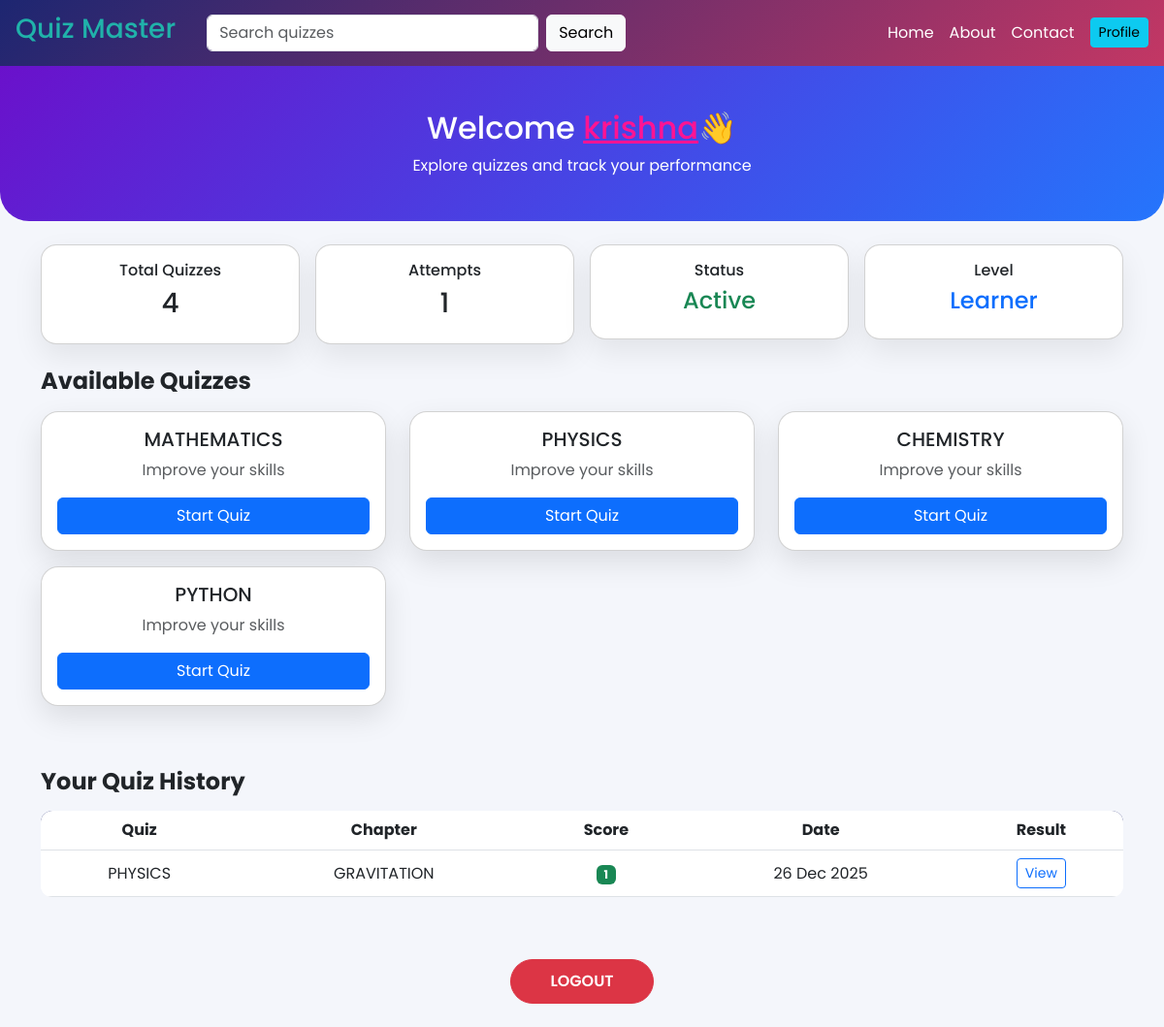
Before: /user/dashboard (signed in) with the older database file.
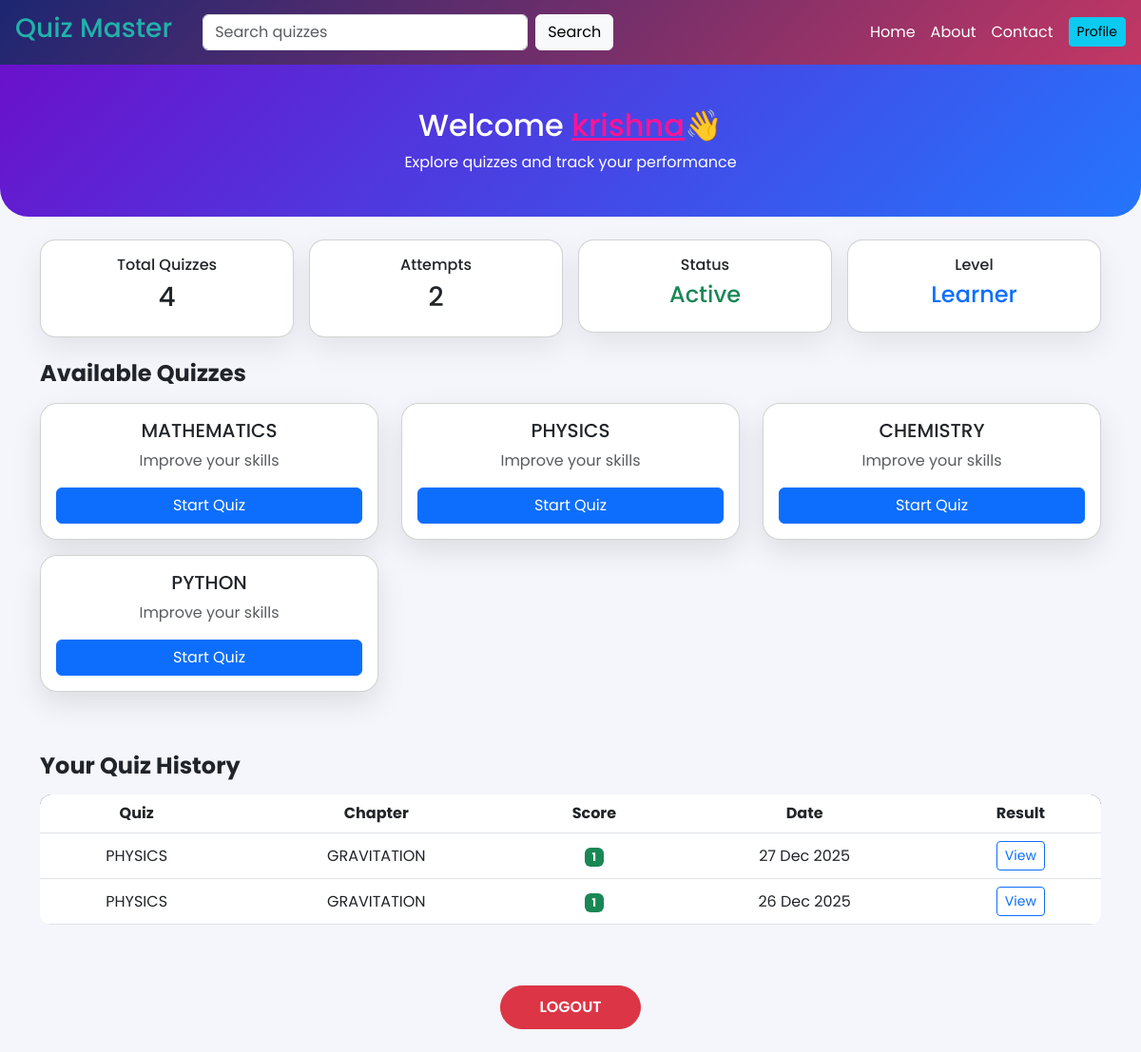
After: the same page with the newer database file.
### app.py (models this page shows)
class Quiz(db.Model):
    id = db.Column(db.Integer , primary_key= True)
    title = db.Column(db.String(100) , nullable = False)
    chapters = db.relationship('Chapter' , backref = 'quiz' , lazy = True)

class QuizAttempt(db.Model):
    id = db.Column(db.Integer, primary_key=True)
    user_id = db.Column(db.Integer, db.ForeignKey('user.id'), nullable=False)
    quiz_id = db.Column(db.Integer, db.ForeignKey('quiz.id'), nullable=False)
    chapter_id = db.Column(db.Integer, db.ForeignKey('chapter.id'), nullable=True)
    score = db.Column(db.Integer, nullable=True)
    answers = db.Column(db.Text, nullable=True)
    timestamp = db.Column(db.DateTime, default=datetime.utcnow)
    user = db.relationship('User', backref='quiz_attempts')
    quiz = db.relationship('Quiz', backref='attempts')
    chapter = db.relationship('Chapter', backref='attempts')

class Chapter(db.Model):
    id = db.Column(db.Integer , primary_key = True)
    title = db.Column(db.String(50) , nullable = False)
    quiz_id = db.Column(db.Integer , db.ForeignKey('quiz.id') , nullable = False)

### app.py (the view)
@app.route('/user/dashboard', methods=['GET', 'POST'])
def user_dashboard():
    if 'user_id' not in session:
        return redirect('/user/login')
    search_query = request.args.get('search', '').strip().lower()
    chapters = Chapter.query.all()
    if search_query:
        quizzes = Quiz.query.filter(
            Quiz.title.ilike(f'%{ search_query }%')
        ).all()
    else:
        quizzes = Quiz.query.all()
    attempts = QuizAttempt.query.filter_by(user_id=session['user_id']).order_by(QuizAttempt.timestamp.desc()).all()
    return render_template(
        'user_dashboard.html',
        username=session.get('username'),
        quizzes=quizzes,
        chapters=chapters,
        search_query=search_query,
        attempts=attempts
    )

### templates/user_dashboard.html (shortened to what this page needs)
<!DOCTYPE html>
<html lang="en">
<head>
  <link href="https://cdn.jsdelivr.net/npm/bootstrap@5.3.0/dist/css/bootstrap.min.css" rel="stylesheet">
</head>
<body>
<nav class="navbar navbar-expand-lg navbar-dark sticky-top px-3">
  <a class="navbar-brand" href="/"><h3 style="color :lightseagreen;">Quiz Master</h3></a>
  <div class="collapse navbar-collapse" id="navMenu">
    <form class="d-flex mx-lg-3 my-2 my-lg-0" method="get" action="">
      <input class="form-control me-2" type="search" name="search"
             value="{{ search_query }}"
             placeholder="Search quizzes">
      <button class="btn btn-light">Search</button>
    </form>
    <ul class="navbar-nav ms-auto align-items-lg-center">
      <li class="nav-item">
        <a class="nav-link text-white" href="/">Home</a>
      </li>
      <li class="nav-item">
        <a class="nav-link text-white" href="/about">About</a>
      </li>
      <li class="nav-item">
        <a class="nav-link text-white" href="/contact">Contact</a>
      </li>
      <li class="nav-item ms-lg-2">
        <a href="/user/profile" class="btn btn-info btn-sm">Profile</a>
      </li>
    </ul>
  </div>
</nav>
<div class="hero text-center">
  <h2>Welcome <u style="color:deeppink;">{{ username}}</u>👋</h2>
  <p class="mb-0">Explore quizzes and track your performance</p>
</div>
<div class="container my-4">
  <div class="row g-3 mb-4 text-center">
    <div class="col-6 col-md-3">
      <div class="card stat-card p-3">
        <h6>Total Quizzes</h6>
        <h3>{{ quizzes|length }}</h3>
      </div>
    </div>
    <div class="col-6 col-md-3">
      <div class="card stat-card p-3">
        <h6>Attempts</h6>
        <h3>{{ attempts|length }}</h3>
      </div>
    </div>
    <div class="col-6 col-md-3">
      <div class="card stat-card p-3">
        <h6>Status</h6>
        <h4 class="text-success">Active</h4>
      </div>
    </div>
    <div class="col-6 col-md-3">
      <div class="card stat-card p-3">
        <h6>Level</h6>
        <h4 class="text-primary">Learner</h4>
      </div>
    </div>
  </div>
  <h4 class="fw-bold mb-3">Available Quizzes</h4>
  <div class="row">
    {% for quiz in quizzes %}
    <div class="col-md-4 mb-3">
      <div class="card quiz-card p-3 text-center h-100">
        <h5>{{ quiz.title }}</h5>
        <p class="text-muted">Improve your skills</p>
        <a href="/chapter/wise/quiz/{{ quiz.id }}" class="btn btn-primary w-100">
          Start Quiz
        </a>
      </div>
    </div>
    {% else %}
    <p class="text-center text-muted"><h3 style="color:crimson;">SORRY , No quizzes found !! 😔</h3></p>
    {% endfor %}
  </div>
  <h4 class="fw-bold mt-5 mb-3">Your Quiz History</h4>
  {% if attempts %}
  <div class="table-responsive">
    <table class="table table-hover text-center align-middle">
      <thead>
        <tr>
          <th>Quiz</th>
          <th>Chapter</th>
          <th>Score</th>
          <th>Date</th>
          <th>Result</th>
        </tr>
      </thead>
      <tbody>
        {% for attempt in attempts %}
        <tr>
          <td>{{ attempt.quiz.title }}</td>
          <td>{{ attempt.chapter.title if attempt.chapter else 'N/A' }}</td>
          <td><span class="badge bg-success">{{ attempt.score }}</span></td>
          <td>{{ attempt.timestamp.strftime("%d %b %Y") }}</td>
          <td>
            <a href="{{ url_for('answer_key', attempt_id=attempt.id) }}"
               class="btn btn-outline-primary btn-sm">
              View
            </a>
          </td>
        </tr>
        {% endfor %}
      </tbody>
    </table>
  </div>
  {% else %}
    <p class="text-center text-muted">No attempts yet !!</p>
  {% endif %}
  <div class="text-center mt-5">
    <a href="/user/login" class="btn btn-danger logout-btn">LOGOUT</a>
  </div>
</div>
</body>
</html>

### templates/user_dashboard.html (style rules this page uses)
body { font-family: 'Poppins', sans-serif; background: #f4f6fb; }
.navbar { background: linear-gradient(135deg, #1d2671, #c33764); }
.navbar-brand { font-weight: 700; color: #fff !important; }
.hero { background: linear-gradient(135deg, #6a11cb, #2575fc); color: white; padding: 45px 20px; border-radius: 0 0 30px 30px; }
.stat-card { border-radius: 16px; box-shadow: 0 12px 30px rgba(0,0,0,0.08); transition: transform 0.2s ease; }
.quiz-card { border-radius: 18px; box-shadow: 0 12px 30px rgba(0,0,0,0.1); transition: all 0.25s ease; }
table { background: white; border-radius: 12px; overflow: hidden; }
.table thead { background: #1d2671; color: white; }
.logout-btn { border-radius: 50px; padding: 10px 40px; font-weight: 600; }

Changed rows visible on the page:
added QuizAttempt: quiz "PHYSICS", chapter "GRAVITATION", score "1", timestamp "27 Dec 2025"
Other visible differences:
{{ attempts|length }}: "1" → "2"
